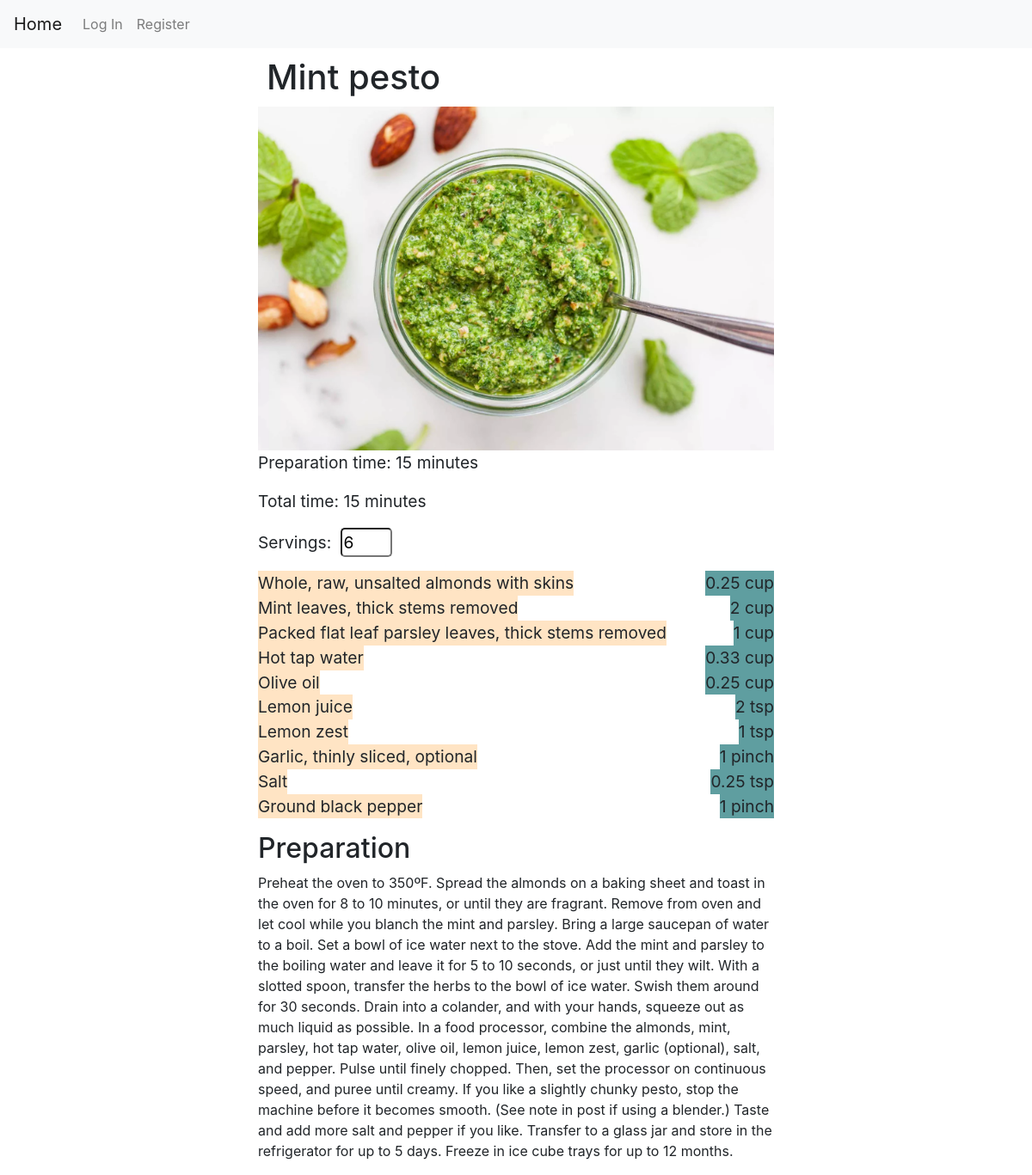
Before: /recipe/1 with the older database file.
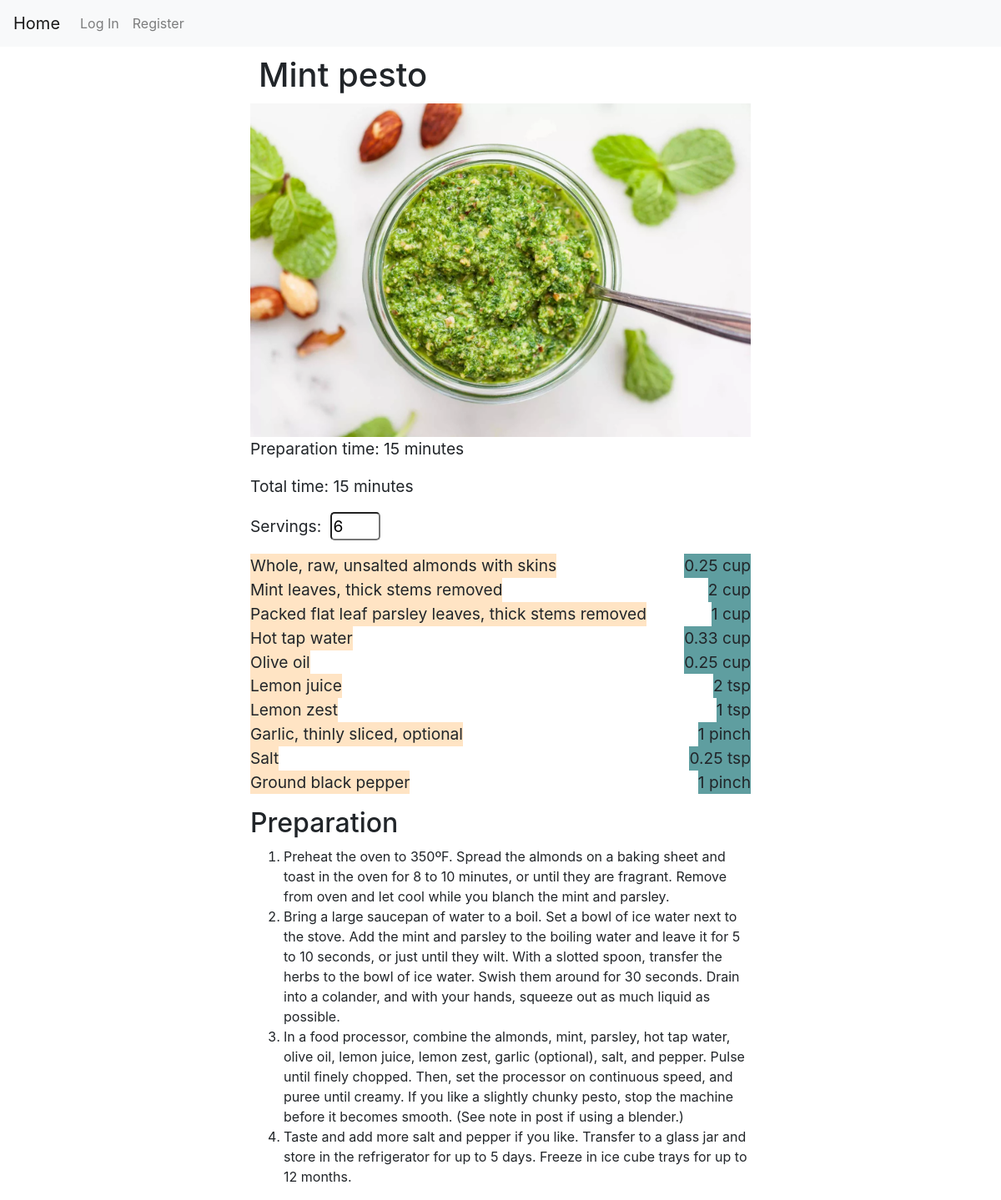
After: the same page with the newer database file.
### recipes/models.py (models this page shows, shortened)
class Recipe(models.Model):
    uploader = models.ForeignKey(
        User, on_delete=models.CASCADE, related_name="recipes")
    title = models.CharField(max_length=100)
    image = models.ImageField(upload_to="recipe-images", blank=True, null=True)
    preparation = models.CharField(max_length=5000)
    upload_date = models.DateTimeField(auto_now_add=True)
    prep_time = models.IntegerField(blank=True, null=True)
    total_time = models.IntegerField(blank=True, null=True)
    servings = models.IntegerField(blank=True, null=True)
    favorites = models.ManyToManyField(User, related_name="favorite_recipes")

### recipes/views.py (the view)
# urls.py: path("recipe/<int:recipe_id>", views.recipe_site, name="recipe_site"),
def recipe_site(request, recipe_id):
    recipe = Recipe.objects.get(pk=recipe_id)
    steps = recipe.preparation.split("-step-")[1:]
    return render(request, "recipes/recipe.html", {
        "recipe": recipe,
        "steps": steps
    })

### recipes/templates/recipes/recipe.html (shortened to what this page needs)
{% extends "recipes/layout.html" %}
{% load static %}
{% block body %}
<div id="recipe-main-container">
    <div>
        <div id="recipe-top-container">
            <h1>{{ recipe.title }}</h1>
            {% if recipe.image %}
            <img src="{{ recipe.image.url }}" alt="{{ recipe.image.name }}">
            {% endif %}
            <p>Preparation time: {{ recipe.prep_time }} minutes</p>
            <p>Total time: {{ recipe.total_time }} minutes</p>
            <p>Servings: <input id="servings" type="number" min="1" max="999" value="{{ recipe.servings }}"></p>
            <ul id="recipe-ingredients">
                {% for ingredient in recipe.ingredients.all %}
                <li>
                    <div class="recipe-ingredient-name">{{ ingredient.name }}</div>
                    <div class="recipe-quantity">{{ ingredient.quantity }}</div>
                </li>
                {% endfor %}
            </ul>
        </div>
        <div>
            <h2>Preparation</h2>
            {% if steps|length == 0 %}
            <p>{{recipe.preparation}}</p>
            {% else %}
            <ol>
                {% for step in steps %}
                <li>{{ step }}</li>
                {% endfor %}
            </ol>
            {% endif %}
        </div>
    </div>
</div>
{% endblock %}

Changed rows visible on the page:
changed Recipe "Mint pesto": preparation "Preheat the oven to 350ºF. Spread the almonds on a baking sheet and toast in the oven for 8 to 10 minutes, or until they are fragrant. Remove from oven and let cool while you blanch the mint and parsley. Bring a large saucepan of water to a boil. Set a bowl of ice water next to the stove. Add the mint and parsley to the boiling water and leave it for 5 to 10 seconds, or just until they wilt. With a slotted spoon, transfer the herbs to the bowl of ice water. Swish them around for 30 seconds. Drain into a colander, and with your hands, squeeze out as much liquid as possible. In a food processor, combine the almonds, mint, parsley, hot tap water, olive oil, lemon juice, lemon zest, garlic…" → (not shown)
Other visible differences:
new list line: "Preheat the oven to 350ºF. Spread the almonds on a baking sheet and toast in the oven for 8 to 10 minutes, or until they are fragrant. Remove from oven and let cool while you blanch the mint and parsley."
new list line: "Bring a large saucepan of water to a boil. Set a bowl of ice water next to the stove. Add the mint and parsley to the boiling water and leave it for 5 to 10 seconds, or just until they wilt. With a slotted spoon, transfer the herbs to the bowl of ice water. Swish them around for 30 seconds. Drain into a colander, and with your hands, squeeze out as much liquid as possible."
new list line: "In a food processor, combine the almonds, mint, parsley, hot tap water, olive oil, lemon juice, lemon zest, garlic (optional), salt, and pepper. Pulse until finely chopped. Then, set the processor on continuous speed, and puree until creamy. If you like a slightly chunky pesto, stop the machine before it becomes smooth. (See note in post if using a blender.)"
new list line: "Taste and add more salt and pepper if you like. Transfer to a glass jar and store in the refrigerator for up to 5 days. Freeze in ice cube trays for up to 12 months."
